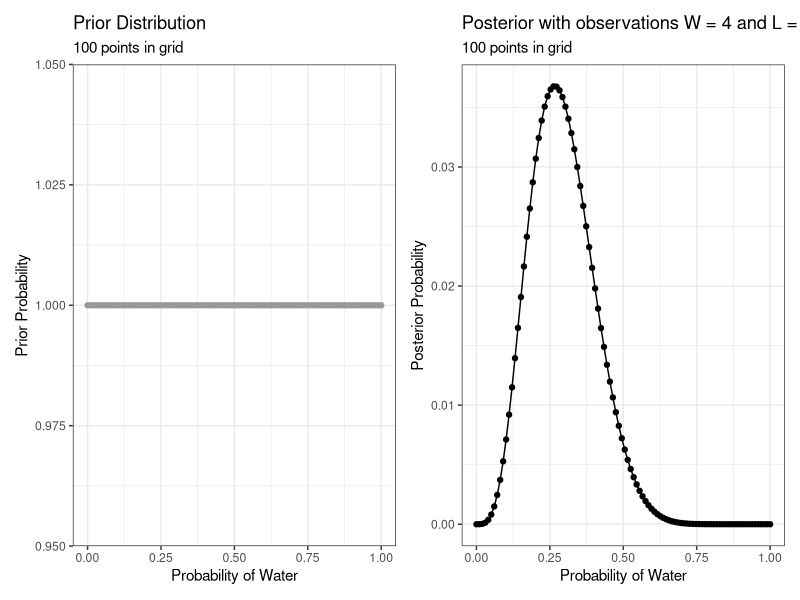
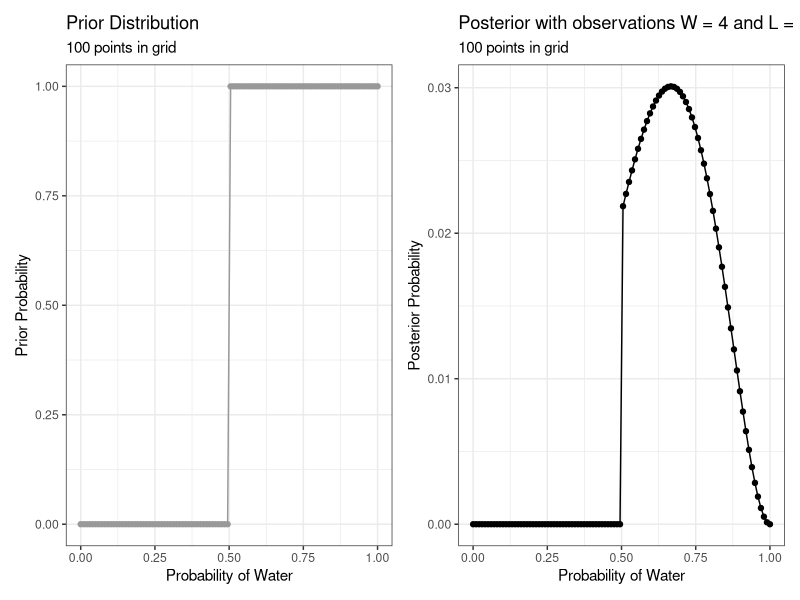

Reproduce these figures in R, in order.
# Statistical Rethinking Homework - Week 1
# https://github.com/rmcelreath/stat_rethinking_2022/blob/main/homework/week01.pdf

library(tidyverse)
library(patchwork)


# Question 1 --------------------------------------------------------------
# Suppose the globe tossing data (Chapter 2) had turned out to be 4 water and 11
# land. Construct the posterior distribution, using grid approximation. Use the
# same flat prior as in the book.

# Define # of values to use in the grid
n_val_grid <- 100

# Define grid as a dataframe
df_globe <- tibble(p_grid = seq(from = 0, to = 1, length.out = n_val_grid))

# Compute the posterior with a flat prior and observations W = 4 and L = 11
df_globe_1 <- df_globe %>%
  mutate(
    # Using flat prior:
    prior = 1,
    # Compute likelihood at each value in grid
    likelihood = dbinom(4, size = 15, prob = p_grid),
    # Compute product of likelihood and prior
    unstd_posterior = likelihood * prior,
    # Standardize the posterior, so it sums to 1
    posterior = unstd_posterior / sum(unstd_posterior)
  )

# Plot the prior
clr_prior <- "grey60"
plt_prior_1 <- df_globe_1 %>%
  ggplot(aes(x = p_grid, y = prior)) +
  geom_point(color = clr_prior, fill = clr_prior) +
  geom_line(color = clr_prior) +
  labs(
    title = "Prior Distribution",
    subtitle = paste0(n_val_grid, " points in grid"),
    x = "Probability of Water",
    y = "Prior Probability"
  ) +
  theme_bw()

# Plot the posterior
plt_post_1 <- df_globe_1 %>%
  ggplot(aes(x = p_grid, y = posterior)) +
  geom_point() +
  geom_line() +
  labs(
    title = "Posterior with observations W = 4 and L = 11",
    subtitle = paste0(n_val_grid, " points in grid"),
    x = "Probability of Water",
    y = "Posterior Probability"
  ) +
  theme_bw()

# Combine plots
plt_prior_1 + plt_post_1


# Question 2 --------------------------------------------------------------
# Now suppose the data are 4 water and 2 land. Compute the posterior again, but
# this time use a prior that is zero below p = 0.5 and a constant above p = 0.5.
# This corresponds to prior information that a majority of the Earth’s surface
# is water.

# Compute the posterior with the new prior and observations W = 4 and L = 2
df_globe_2 <- df_globe %>%
  mutate(
    # Using prior that is zero below p = 0.5 and a constant above p = 0.5:
    prior = if_else(p_grid < 0.5, 0, 1),
    # Compute likelihood at each value in grid
    likelihood = dbinom(4, size = 6, prob = p_grid),
    # Compute product of likelihood and prior
    unstd_posterior = likelihood * prior,
    # Standardize the posterior, so it sums to 1
    posterior = unstd_posterior / sum(unstd_posterior)
  )

# Plot the prior
plt_prior_2 <- df_globe_2 %>%
  ggplot(aes(x = p_grid, y = prior)) +
  geom_point(color = clr_prior, fill = clr_prior) +
  geom_line(color = clr_prior) +
  labs(
    title = "Prior Distribution",
    subtitle = paste0(n_val_grid, " points in grid"),
    x = "Probability of Water",
    y = "Prior Probability"
  ) +
  theme_bw()

# Plot the posterior
plt_post_2 <- df_globe_2 %>%
  ggplot(aes(x = p_grid, y = posterior)) +
  geom_point() +
  geom_line() +
  labs(
    title = "Posterior with observations W = 4 and L = 2",
    subtitle = paste0(n_val_grid, " points in grid"),
    x = "Probability of Water",
    y = "Posterior Probability"
  ) +
  theme_bw()

# Combine plots
plt_prior_2 + plt_post_2


# Question 3 --------------------------------------------------------------
# For the posterior distribution from 2, compute 89% percentile and HPDI
# intervals. Compare the widths of these intervals. Which is wider? Why? If you
# had only the information in the interval, what might you misunderstand about
# the shape of the posterior distribution?



# Question 4 --------------------------------------------------------------
# OPTIONAL CHALLENGE. Suppose there is bias in sampling so that Land is more
# likely than Water to be recorded. Specifically, assume that 1-in-5 (20%) of
# Water samples are accidentally recorded instead as ”Land”. First, write a
# generative simulation of this sampling process. Assuming the true proportion
# of Water is 0.70, what proportion does your simulation tend to produce
# instead? Second, using a simulated sample of 20 tosses, compute the unbiased
# posterior distribution of the true proportion of water.


